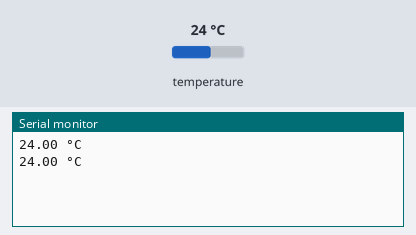
This sketch was run on a simulated Arduino Uno, built with avr-gcc and run on an emulated ATmega328P. Shown: the last lines printed to the serial monitor. The inputs (shaded band) are chosen by the test bench; at power-on: temperature 24 °C.

Above: at 3.2 s.
3.3 s: temperature set to 12 °C
At 5.9 s:
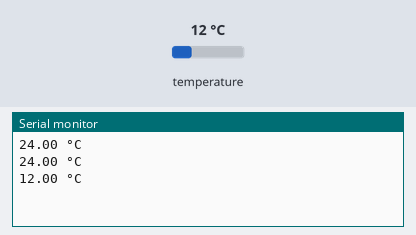
6.3 s: temperature set to 19 °C
At 7.6 s:
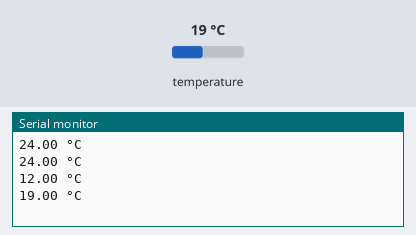
Timing chart, 0 to 9.3 s (numbered marks = the images above; inputs shaded):
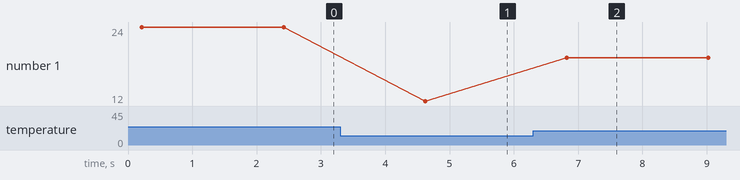

The sketch:

one_wire_temperature.ino
```cpp
// (licence header left out)
#include <OneWire.h>
#include <DallasTemperature.h>

// Data wire is plugged into pin 3 on the Arduino
#define ONE_WIRE_BUS 2

// Setup a oneWire instance to communicate with any OneWire devices
OneWire oneWire(ONE_WIRE_BUS);

// Pass our oneWire reference to Dallas Temperature.
DallasTemperature sensors(&oneWire);

// http://www.hacktronics.com/Tutorials/arduino-1-wire-address-finder.html
DeviceAddress insideThermometer = { 0x28, 0xD6, 0x6D, 0xD3, 0x05, 0x00, 0x00, 0x29 };
//DeviceAddress outsideThermometer = { 0x28, 0x6B, 0xDF, 0xDF, 0x02, 0x00, 0x00, 0xC0 };

void setup(void)
{
  // start serial port
  Serial.begin(9600);
  // Start up the library
  sensors.begin();
  // set the resolution to 10 bit (good enough?)
  sensors.setResolution(insideThermometer, 10);
  // sensors.setResolution(outsideThermometer, 10);
}


void loop(void)
{
  sensors.requestTemperatures();
  float tempC = sensors.getTempC(insideThermometer);
  Serial.print(tempC);
  Serial.print(" °C");
  Serial.print("\n");

  delay(2000);

//  Serial.print("\n\r");
//  Serial.print("Outside temperature is: ");
//  printTemperature(outsideThermometer);
}
```

Measured:
- after the input at 3.3 s, the serial monitor: prints a new line after 1.3 s (image 1)
- after the input at 6.3 s, the serial monitor: prints a new line after 0.52 s (image 2)
- plotted number 1: 24 → 12 after the input at 3.3 s, 12 → 19 after the input at 6.3 s
